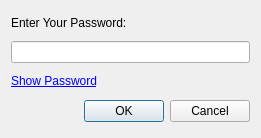
<?xml version="1.0" encoding="UTF-8"?>
<ui version="4.0">
 <class>PassDialog</class>
 <widget class="QDialog" name="PassDialog">
  <property name="windowModality">
   <enum>Qt::ApplicationModal</enum>
  </property>
  <property name="geometry">
   <rect>
    <x>0</x>
    <y>0</y>
    <width>261</width>
    <height>138</height>
   </rect>
  </property>
  <property name="sizePolicy">
   <sizepolicy hsizetype="Preferred" vsizetype="Preferred">
    <horstretch>0</horstretch>
    <verstretch>0</verstretch>
   </sizepolicy>
  </property>
  <property name="windowTitle">
   <string>Password</string>
  </property>
  <layout class="QVBoxLayout" name="verticalLayout">
   <item>
    <widget class="QLabel" name="label">
     <property name="sizePolicy">
      <sizepolicy hsizetype="Preferred" vsizetype="Maximum">
       <horstretch>0</horstretch>
       <verstretch>0</verstretch>
      </sizepolicy>
     </property>
     <property name="text">
      <string>Enter Your Password:</string>
     </property>
    </widget>
   </item>
   <item>
    <widget class="QLineEdit" name="lineEdit">
     <property name="sizePolicy">
      <sizepolicy hsizetype="Expanding" vsizetype="Fixed">
       <horstretch>0</horstretch>
       <verstretch>0</verstretch>
      </sizepolicy>
     </property>
     <property name="echoMode">
      <enum>QLineEdit::Password</enum>
     </property>
    </widget>
   </item>
   <item>
    <widget class="QLabel" name="label_show">
     <property name="sizePolicy">
      <sizepolicy hsizetype="Preferred" vsizetype="Fixed">
       <horstretch>0</horstretch>
       <verstretch>0</verstretch>
      </sizepolicy>
     </property>
     <property name="cursor">
      <cursorShape>PointingHandCursor</cursorShape>
     </property>
     <property name="text">
      <string>&lt;html&gt;&lt;head/&gt;&lt;body&gt;&lt;p&gt;&lt;a href=&quot;#&quot;&gt;&lt;span style=&quot;color:#0000ff;&quot;&gt;Show Password&lt;/span&gt;&lt;/a&gt;&lt;/p&gt;&lt;/body&gt;&lt;/html&gt;</string>
     </property>
     <property name="textFormat">
      <enum>Qt::AutoText</enum>
     </property>
     <property name="textInteractionFlags">
      <set>Qt::LinksAccessibleByKeyboard|Qt::LinksAccessibleByMouse</set>
     </property>
    </widget>
   </item>
   <item>
    <spacer name="verticalSpacer">
     <property name="orientation">
      <enum>Qt::Vertical</enum>
     </property>
     <property name="sizeType">
      <enum>QSizePolicy::Minimum</enum>
     </property>
     <property name="sizeHint" stdset="0">
      <size>
       <width>20</width>
       <height>1</height>
      </size>
     </property>
    </spacer>
   </item>
   <item>
    <widget class="QDialogButtonBox" name="buttonBox">
     <property name="sizePolicy">
      <sizepolicy hsizetype="Expanding" vsizetype="Maximum">
       <horstretch>0</horstretch>
       <verstretch>0</verstretch>
      </sizepolicy>
     </property>
     <property name="orientation">
      <enum>Qt::Horizontal</enum>
     </property>
     <property name="standardButtons">
      <set>QDialogButtonBox::Cancel|QDialogButtonBox::Ok</set>
     </property>
    </widget>
   </item>
  </layout>
 </widget>
 <tabstops>
  <tabstop>lineEdit</tabstop>
 </tabstops>
 <resources>
  <include location="resources.qrc"/>
 </resources>
 <connections>
  <connection>
   <sender>buttonBox</sender>
   <signal>accepted()</signal>
   <receiver>PassDialog</receiver>
   <slot>accept()</slot>
   <hints>
    <hint type="sourcelabel">
     <x>224</x>
     <y>122</y>
    </hint>
    <hint type="destinationlabel">
     <x>157</x>
     <y>96</y>
    </hint>
   </hints>
  </connection>
  <connection>
   <sender>buttonBox</sender>
   <signal>rejected()</signal>
   <receiver>PassDialog</receiver>
   <slot>reject()</slot>
   <hints>
    <hint type="sourcelabel">
     <x>242</x>
     <y>128</y>
    </hint>
    <hint type="destinationlabel">
     <x>248</x>
     <y>96</y>
    </hint>
   </hints>
  </connection>
  <connection>
   <sender>label_show</sender>
   <signal>linkActivated(QString)</signal>
   <receiver>PassDialog</receiver>
   <slot>show_password()</slot>
   <hints>
    <hint type="sourcelabel">
     <x>35</x>
     <y>76</y>
    </hint>
    <hint type="destinationlabel">
     <x>9</x>
     <y>89</y>
    </hint>
   </hints>
  </connection>
 </connections>
 <slots>
  <slot>show_password()</slot>
 </slots>
</ui>
